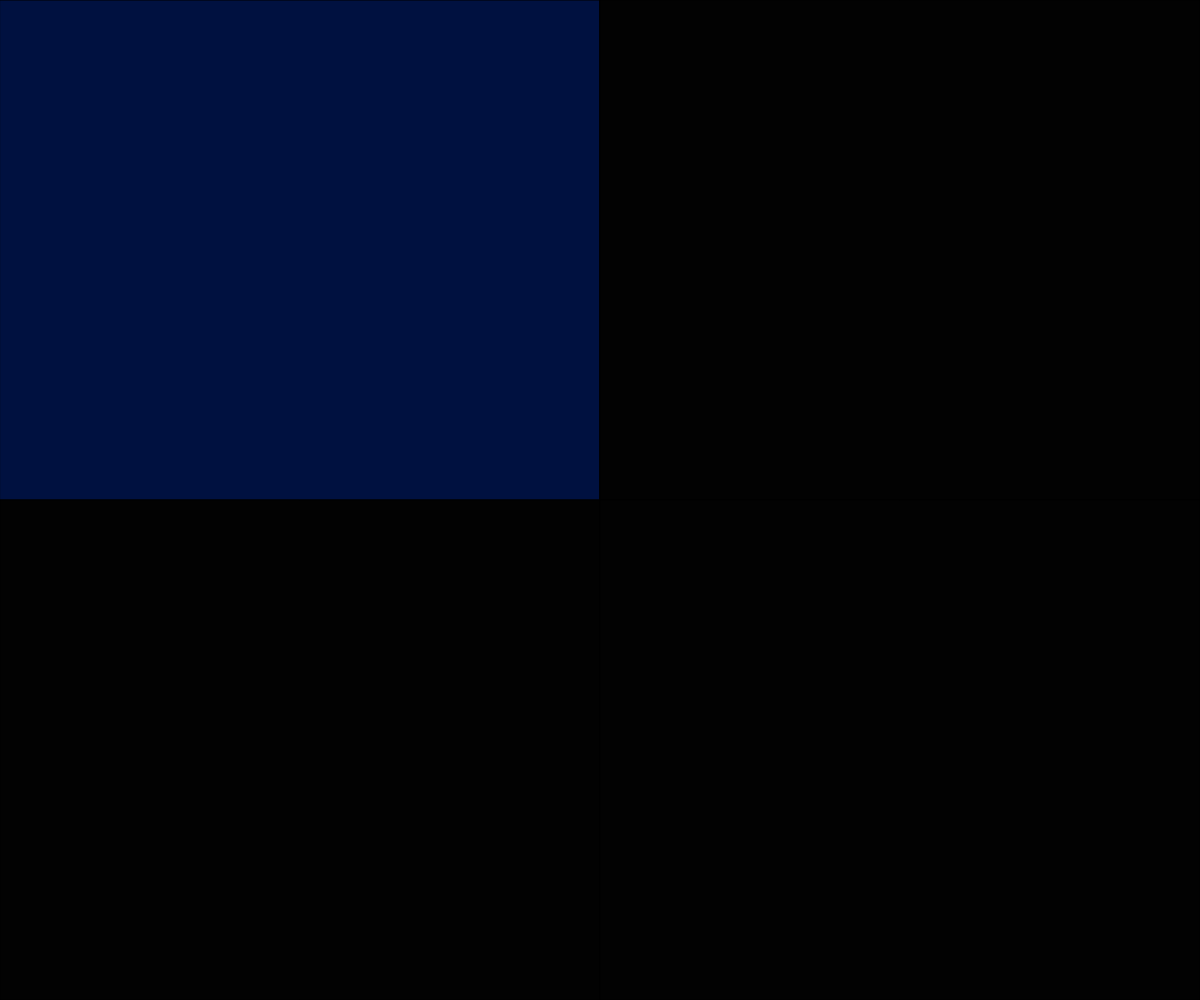
Frame 1 (no input)
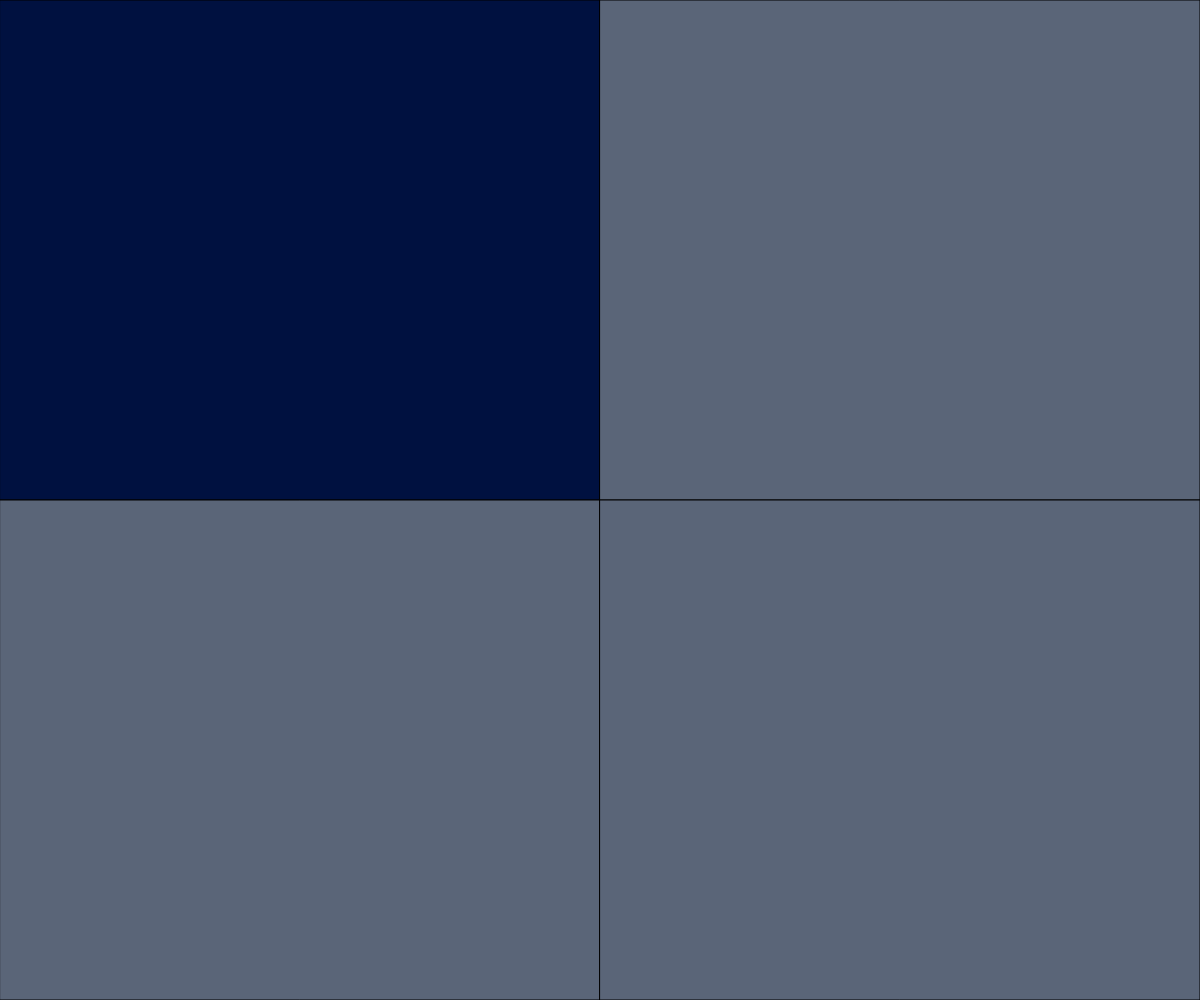
Frame 60 (no input)
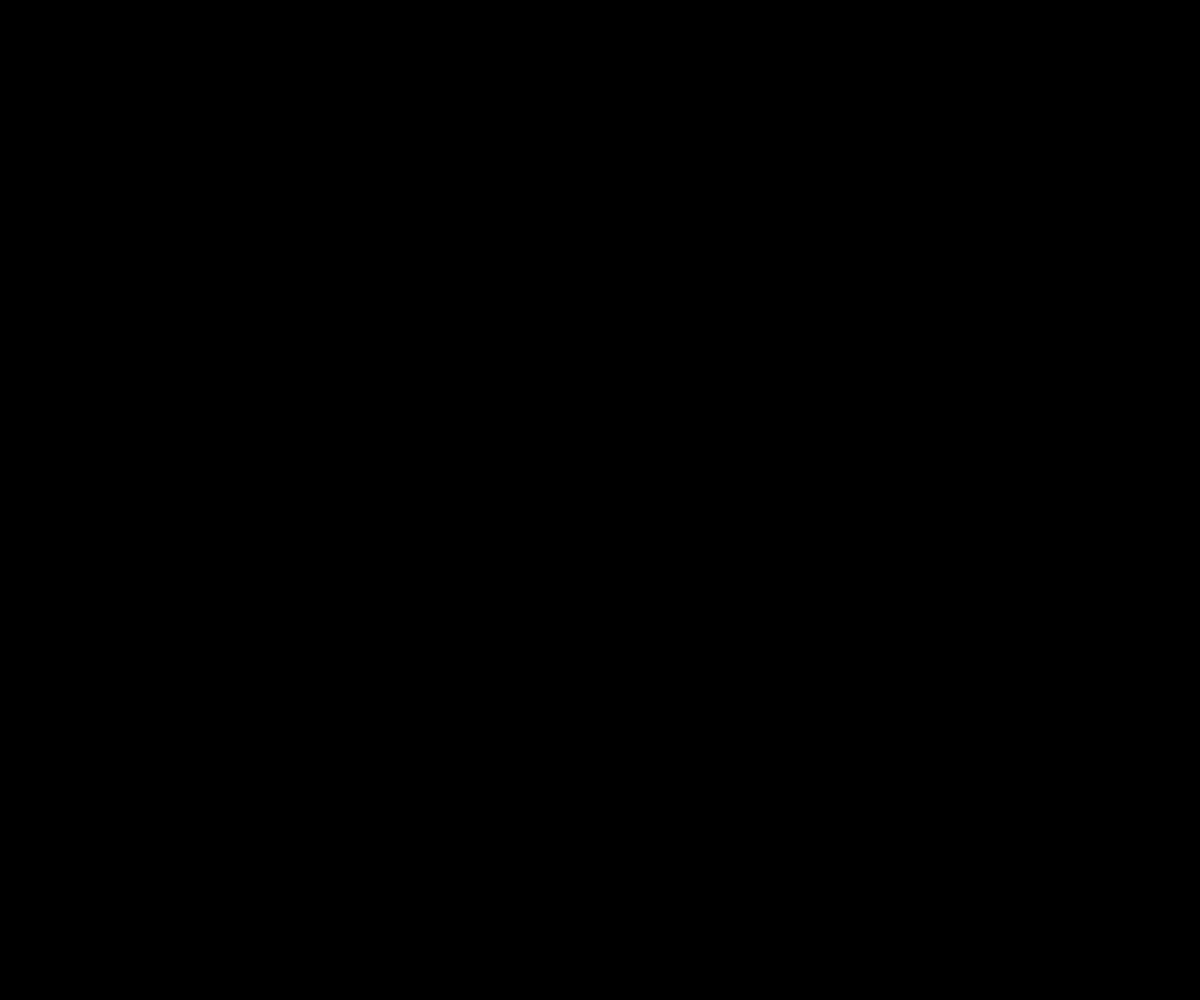
Frame 120 (the mouse pressed at the canvas centre since frame 60)

The p5.js sketch that drew these frames (run headless with seeded random() and noise() and a simulated clock; from frame 60 on, the mouse is pressed at the canvas centre):

// p5.js sketch
// ── sketch.js
// Rollover
// Mandy Fraser
// Date
//
// Extra for Experts:
// - describe what you did to take this project "above and beyond"

let quadrant = 0;
let quad1R = 0;
let quad1G = 0;
let quad1B = 0;
let quad2R = 0;
let quad2G = 0;
let quad2B = 0;
let quad3R = 0;
let quad3G = 0;
let quad3B = 0;
let quad4R = 0;
let quad4G = 0;
let quad4B = 0;
let lightsOff;
let lightSwitch = 0;

function setup() {
  createCanvas(windowWidth, windowHeight);
}

function draw() {
  background(255);
  fill(255);
  //find out where the mouse is
  if (mouseX <= windowWidth/2 && mouseY <= windowHeight/2){
    quadrant = 1;
  }
  else if (mouseX > windowWidth/2 && mouseY <= windowHeight/2){
    quadrant = 2;
  }
  else if (mouseX <= windowWidth/2 && mouseY > windowHeight/2){
    quadrant = 3;
  }
  else if (mouseX > windowWidth/2 && mouseY > windowHeight/2){
    quadrant = 4;
  }

  if (quadrant === 1 && lightsOff){
    background(0);
  }
  
  else if (quadrant === 4 && lightSwitch > 0){
    quad4R = 0;
    quad4G = 0;
    quad4B = 0;
  }

  else if (quadrant === 4 && lightSwitch === false){
    quad4R = 255;
    quad4G = 255;
    quad4B = 255;
  }

  else{
    lightsOff = false;
    if (quadrant === 1){

      quad1R = 0;
      quad1G = 17;
      quad1B = 64;
    }
    else{
      quad1R += 2;
      quad1G += 2;
      quad1B += 2;
    }
    quad1R = constrain(quad1R,0,90);
    quad1G = constrain(quad1G,0,101);
    quad1B = constrain(quad1B,0,131);
    fill(quad1R,quad1G,quad1B);
    rect(0,0,windowWidth/2,windowHeight/2);
    if (quadrant === 2){
      quad2R = 0;
      quad2G = 17;
      quad2B = 64;
    }
    else{
      quad2R += 2;
      quad2G += 2;
      quad2B += 2;
    }
    quad2R = constrain(quad2R,0,90);
    quad2G = constrain(quad2G,0,101);
    quad2B = constrain(quad2B,0,131);
    fill(quad2R,quad2G,quad2B);
    rect(windowWidth/2,0,windowWidth/2,windowHeight/2);
    if (quadrant === 3){
      quad3R = 0;
      quad3G = 17;
      quad3B = 64;
    }
    else{
      quad3R += 2;
      quad3G += 2;
      quad3B += 2;
    }
    quad3R = constrain(quad3R,0,90);
    quad3G = constrain(quad3G,0,101);
    quad3B = constrain(quad3B,0,131);
    fill(quad3R,quad3G,quad3B);
    rect(0,windowHeight/2,windowWidth/2,windowHeight/2);
    if (quadrant === 4){
      quad4R = 0;
      quad4G = 17;
      quad4B = 64;
    }
    else{
      quad4R += 2;
      quad4G += 2;
      quad4B += 2;
    }
    quad4R = constrain(quad4R,0,90); //was 255 instead of random, worked fine
    quad4G = constrain(quad4G,0,101);
    quad4B = constrain(quad4B,0,131);
    fill(quad4R,quad4G,quad4B);
    rect(windowWidth/2,windowHeight/2,windowWidth/2,windowHeight/2);
  }
}

function mousePressed(){
  if (quadrant === 1){
    lightsOff = true;
  }
  else if (quadrant === 4){
    if (lightSwitch < 2){
      lightSwitch += 1;
    }
    else if (lightSwitch === 2){
      lightSwitch -= 1;
    }
  }
}
